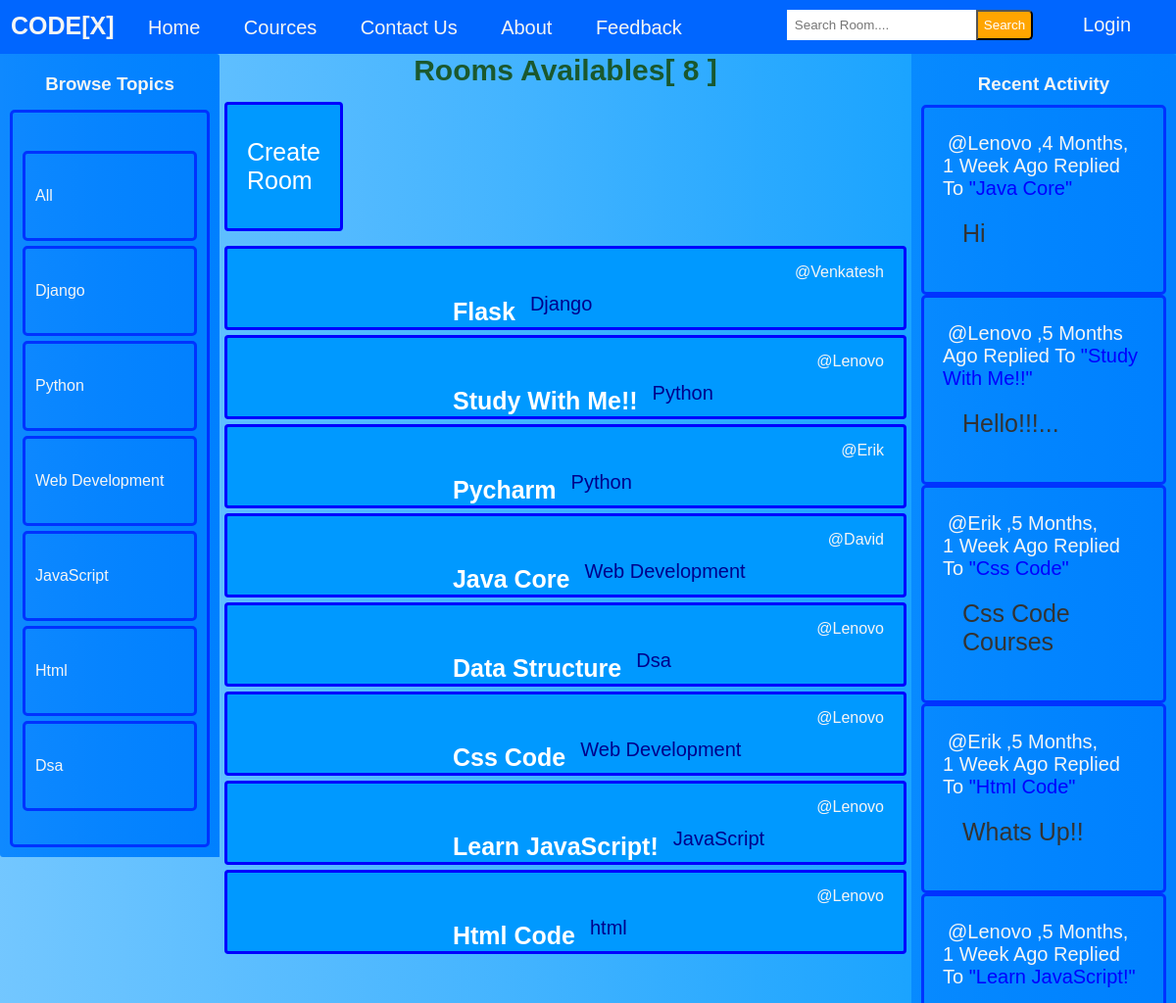
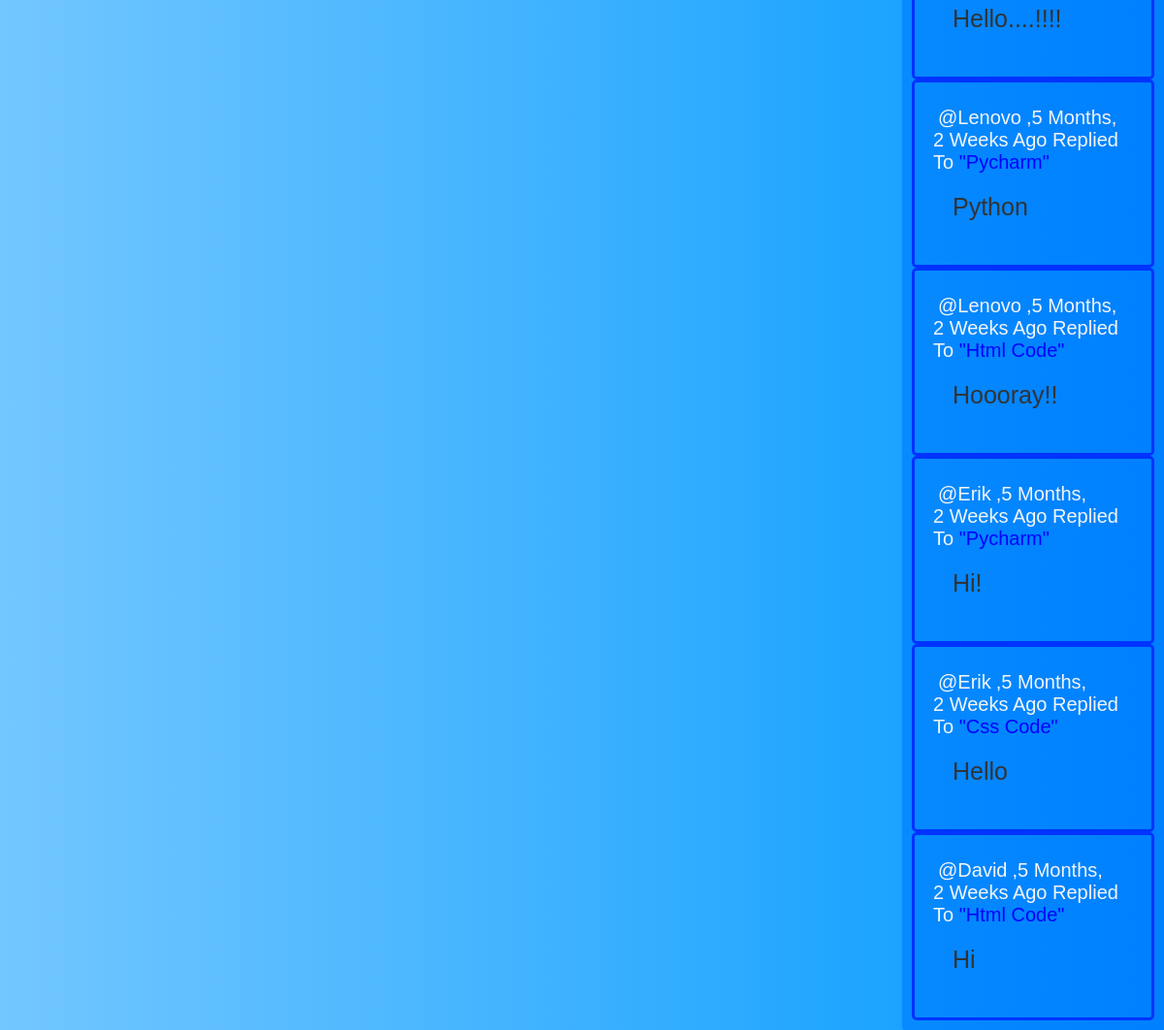
The page / on the database its author committed (2 pictures, top to bottom).
### base/models.py (models this page shows, shortened)
class Topic(models.Model):
    name = models.CharField(max_length=200)

class Room(models.Model):
    host =  models.ForeignKey(User, on_delete=models.SET_NULL,null=True)
    topic = models.ForeignKey(Topic, on_delete=models.SET_NULL,null=True)
    name =  models.CharField(max_length= 200)
    description = models.TextField(null= True, blank= True)
    participants= models.ManyToManyField(User, related_name='participants', blank=True)
    updated= models.DateTimeField(auto_now= True)
    created= models.DateTimeField(auto_now_add=True)
    class Meta:
        ordering = ['-updated','-created']
    def __str__(self):
        return self.name

class Message(models.Model):
    user= models.ForeignKey(User, on_delete=models.CASCADE)
    room = models.ForeignKey(Room, on_delete=models.CASCADE)
    body = models.TextField()
    updated= models.DateTimeField(auto_now= True)
    created = models.DateTimeField(auto_now_add=True)
    class Meta:
        ordering = ['-updated','-created']
    def __str__(self):
        return self.body[0:50]

### base/views.py (the view)
# urls.py: path('',views.home, name="home"),
def home(request):
    q = request.GET.get('q') if request.GET.get('q') != None else ''
    rooms = Room.objects.filter(
        Q(topic__name__icontains=q) |
        Q(name__icontains=q) |
        Q(description__icontains=q))
    room_count= rooms.count()
    topics = Topic.objects.all()
    room_message = Message.objects.filter(Q(room__topic__name__icontains=q))
    context = {'rooms': rooms ,'topics': topics,'room_count': room_count,'room_message': room_message}
    return render(request, 'base/home.html',context )

### base/templates/base/home.html (shortened to what this page needs)
{% extends 'main.html' %}
{% block content %}
<div class="home-container">
    <div>
       {% include 'base/topics_component.html' %}
    </div>
    <div>
        <h5 class="r_m">Rooms Availables[ {{room_count}} ]</h5>
        <div class="create-room">
            <a class="c-r" href = "{% url 'create-room' %}">Create Room</a>
        </div>
        <div>
            {% include 'base/feed_component.html' %}
        </div>
    </div>
    <div>
        {% include 'base/activity_component.html' %}
    </div>
</div>
{% endblock content  %}

### base/templates/base/topics_component.html (shortened to what this page needs)
<div class="topic-container">
    <h3 class="t_o_p"> Browse Topics </h3>
    <div class="topic-name">
        <div>
            <a href="{%  url 'home' %}" class="topic-name" >All</a>
        </div>
        {% for topic in topics %}
        <div>
            <a href="{% url 'home' %}?q={{topic.name}}" class="topic-name">{{topic.name}}</a>
        </div>
        {% endfor %}
    </div>
</div>

### base/templates/base/feed_component.html (shortened to what this page needs)
<div>
    {% for room in rooms %}
    <div class="feed-component">
        <a class="room-host" href="{% url 'user-profile' room.host.id %}">@{{room.host.username}}</a>
        <h5><a class="feed-room" href= "{% url 'room' room.id %}">{{room.name}}</a></h5>
        <small class="feed-topic-name" >{{room.topic.name}} </small>
    </div>
    {% endfor %}
</div>

### base/templates/base/activity_component.html (shortened to what this page needs)
<div class="recent-container">
    <h3 class="r_e_n"> Recent Activity </h3>
    {% for message in room_message %}
    <div class="message-container">
        <small class="m_e_s"><a class="message-user" href="{% url 'user-profile' message.user.id %}">@{{ message.user }}</a>,{{message.created|timesince}} ago replied to </small>
        <small class="mess-room">"{{message.room}}"</small>
        <p class="user-message">{{message}}</p>
    </div>
    {% endfor %}
</div>

### templates/main.html (style rules this page uses)
* { padding: 0; margin: 0; text-decoration: none; list-style-type: none; box-sizing: border-box; font-family: 'Nunito', sans-serif }
body { background: linear-gradient(90deg, #5bbdffda 0%, #44b4ff 43%,#0099FF 100%); }

### base/templates/base/home.html (style rules this page uses)
.home-container { display: grid; grid-template-columns:1fr 3fr 1fr; padding: 0; }
.create-room { display: block; text-align:left; padding: 34px 20px; margin-right: 580px; margin-top: 15px; margin-bottom: 15px; margin-left: 5px; position: relative; font-size: 25px; background: #0099FF; border: 3px solid blue; border-radius: 4px; }
.c-r { color: #fff; }
.r_m { font-size: 30px; color: rgba(22, 78, 22, 0.897); text-align: center; }

### base/templates/base/topics_component.html (style rules this page uses)
.topic-container { background: linear-gradient(90deg, #0080ffde 0%, #0080ffef 43%,#0080FF 100%); border-radius: 0px 3px; padding: 10px; }
.t_o_p { padding: 10px; color: whitesmoke; text-align: center; }
.topic-name { display: block; color: whitesmoke; border: 3px solid #0033FF; padding: 34px 10px; border-radius: 5px; text-transform: capitalize; margin-top: 5px; }

### base/templates/base/feed_component.html (style rules this page uses)
.feed-component { margin-left: 5px; margin-right: 5px; margin-bottom: 5px; display: block; padding: 40px 20px; position: relative; background: #0099FF; border: 3px solid blue; border-radius: 4px; }
.room-host { float: right; text-transform: capitalize; margin-top: -25px; color: whitesmoke; }
.feed-room { float: inline-start; margin-left: 200px; color: #fff; font-size: 25px; text-transform: capitalize; padding: 10px; border-radius: 3px; }
.feed-topic-name { float: left; color: darkblue; padding: 5px; font-size: 20px; }

### base/templates/base/activity_component.html (style rules this page uses)
.recent-container { background: linear-gradient(90deg, #0080ffb6 0%, #0080ffd3 43%,#0080FF 100%); border-radius: 0px 3px; padding: 10px; }
.message-container { display: block; border: 3px solid #0033FF; padding: 25px 19px; border-radius: 5px; width: 250px; }
.r_e_n { color: whitesmoke; text-align: center; padding: 10px; }
.m_e_s { color: whitesmoke; font-size: 20px; text-transform: capitalize; }
.message-user { color: whitesmoke; padding: 5px; border-radius: 3px; }
.user-message { padding: 20px; font-size: 25px; text-transform: capitalize; color: #333; }
.mess-room { font-size: 20px; color:blue; text-transform: capitalize; }

### rows shown on the page
Topic: name "Django"
Topic: name "Python"
Topic: name "Web Development"
Topic: name "JavaScript"
Topic: name "Html"
Topic: name "Dsa"
Room: host.username "Venkatesh", name "Flask", topic.name "Django"
Room: host.username "Lenovo", name "Study With Me!!", topic.name "Python"
Room: host.username "Erik", name "Pycharm", topic.name "Python"
Room: host.username "David", name "Java Core", topic.name "Web Development"
Room: host.username "Lenovo", name "Data Structure", topic.name "Dsa"
Room: host.username "Lenovo", name "Css Code", topic.name "Web Development"
Room: host.username "Lenovo", name "Learn JavaScript!", topic.name "JavaScript"
Room: host.username "Lenovo", name "Html Code", topic.name "html"
Message: user "Lenovo", created "4 Months, 1 Week", room "Java Core", body "Hi"
Message: user "Lenovo", created "5 Months", room "Study With Me!!", body "Hello!!!..."
Message: user "Erik", created "5 Months, 1 Week", room "Css Code", body "Css Code Courses"
Message: user "Erik", created "5 Months, 1 Week", room "Html Code", body "Whats Up!!"
Message: user "Lenovo", created "5 Months, 1 Week", room "Learn JavaScript!", body "Hello....!!!!"
Message: user "Lenovo", created "5 Months, 2 Weeks", room "Pycharm", body "Python"
Message: user "Lenovo", created "5 Months, 2 Weeks", room "Html Code", body "Hoooray!!"
Message: user "Erik", created "5 Months, 2 Weeks", room "Pycharm", body "Hi!"
Message: user "Erik", created "5 Months, 2 Weeks", room "Css Code", body "Hello"
Message: user "David", created "5 Months, 2 Weeks", room "Html Code", body "Hi"

### other values the page prints
{{ room_count }} "8"
